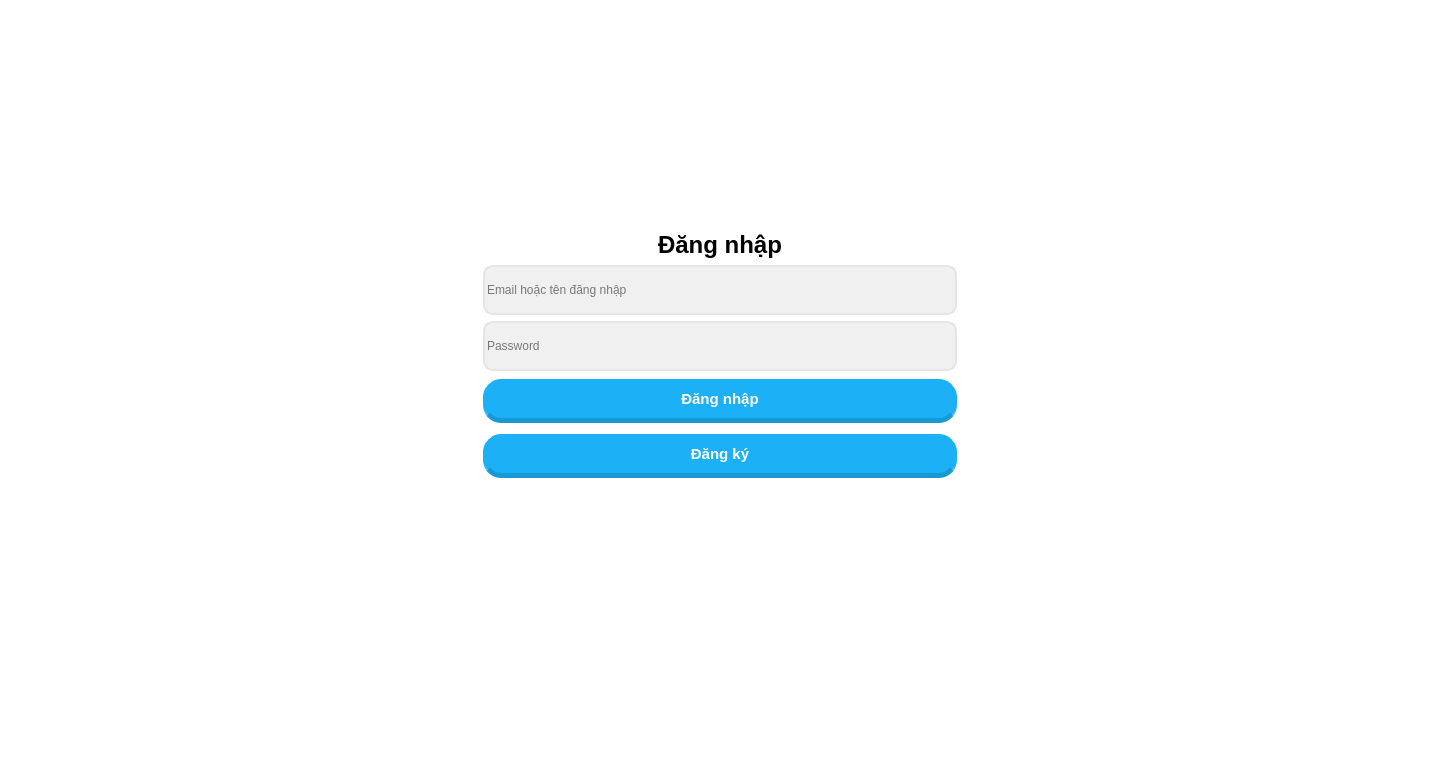
<?xml version="1.0" encoding="UTF-8"?>
<ui version="4.0">
 <class>MainWindow</class>
 <widget class="QMainWindow" name="MainWindow">
  <property name="geometry">
   <rect>
    <x>0</x>
    <y>0</y>
    <width>1440</width>
    <height>764</height>
   </rect>
  </property>
  <property name="sizePolicy">
   <sizepolicy hsizetype="Expanding" vsizetype="Expanding">
    <horstretch>0</horstretch>
    <verstretch>30</verstretch>
   </sizepolicy>
  </property>
  <property name="font">
   <font>
    <pointsize>18</pointsize>
   </font>
  </property>
  <property name="focusPolicy">
   <enum>Qt::NoFocus</enum>
  </property>
  <property name="windowTitle">
   <string>MainWindow</string>
  </property>
  <property name="styleSheet">
   <string notr="true"> background-color:rgb(255, 255, 255)</string>
  </property>
  <widget class="QWidget" name="centralwidget">
   <property name="minimumSize">
    <size>
     <width>1</width>
     <height>0</height>
    </size>
   </property>
   <property name="focusPolicy">
    <enum>Qt::ClickFocus</enum>
   </property>
   <layout class="QHBoxLayout" name="horizontalLayout_3">
    <item>
     <layout class="QHBoxLayout" name="horizontalLayout">
      <item>
       <spacer name="horizontalSpacer_2">
        <property name="orientation">
         <enum>Qt::Horizontal</enum>
        </property>
        <property name="sizeHint" stdset="0">
         <size>
          <width>40</width>
          <height>20</height>
         </size>
        </property>
       </spacer>
      </item>
      <item>
       <layout class="QVBoxLayout" name="verticalLayout">
        <item>
         <spacer name="verticalSpacer">
          <property name="orientation">
           <enum>Qt::Vertical</enum>
          </property>
          <property name="sizeHint" stdset="0">
           <size>
            <width>20</width>
            <height>40</height>
           </size>
          </property>
         </spacer>
        </item>
        <item alignment="Qt::AlignHCenter">
         <widget class="QLabel" name="concu">
          <property name="minimumSize">
           <size>
            <width>100</width>
            <height>100</height>
           </size>
          </property>
          <property name="maximumSize">
           <size>
            <width>100</width>
            <height>100</height>
           </size>
          </property>
          <property name="text">
           <string/>
          </property>
          <property name="pixmap">
           <pixmap>../assets/picture/concu.jpg</pixmap>
          </property>
          <property name="scaledContents">
           <bool>true</bool>
          </property>
          <property name="alignment">
           <set>Qt::AlignCenter</set>
          </property>
         </widget>
        </item>
        <item>
         <widget class="QLabel" name="label">
          <property name="font">
           <font>
            <pointsize>18</pointsize>
            <weight>75</weight>
            <italic>false</italic>
            <bold>true</bold>
           </font>
          </property>
          <property name="cursor">
           <cursorShape>ArrowCursor</cursorShape>
          </property>
          <property name="styleSheet">
           <string notr="true"/>
          </property>
          <property name="text">
           <string>Đăng nhập</string>
          </property>
          <property name="alignment">
           <set>Qt::AlignCenter</set>
          </property>
         </widget>
        </item>
        <item>
         <widget class="QLineEdit" name="lineEdit_user">
          <property name="minimumSize">
           <size>
            <width>50</width>
            <height>50</height>
           </size>
          </property>
          <property name="styleSheet">
           <string notr="true">background-color: #F0F0F0;border-radius: 10px; border: 2px solid #e5e5e5;</string>
          </property>
          <property name="text">
           <string/>
          </property>
          <property name="placeholderText">
           <string>Email hoặc tên đăng nhập</string>
          </property>
         </widget>
        </item>
        <item>
         <widget class="QLineEdit" name="lineEdit_pass">
          <property name="minimumSize">
           <size>
            <width>0</width>
            <height>50</height>
           </size>
          </property>
          <property name="styleSheet">
           <string notr="true">background-color: #F0F0F0;border-radius: 10px; border: 2px solid #e5e5e5;
</string>
          </property>
          <property name="echoMode">
           <enum>QLineEdit::Password</enum>
          </property>
          <property name="placeholderText">
           <string>Password</string>
          </property>
         </widget>
        </item>
        <item>
         <spacer name="verticalSpacer_3">
          <property name="orientation">
           <enum>Qt::Vertical</enum>
          </property>
          <property name="sizeType">
           <enum>QSizePolicy::Fixed</enum>
          </property>
          <property name="sizeHint" stdset="0">
           <size>
            <width>20</width>
            <height>2</height>
           </size>
          </property>
         </spacer>
        </item>
        <item>
         <layout class="QHBoxLayout" name="horizontalLayout_2">
          <property name="spacing">
           <number>0</number>
          </property>
         </layout>
        </item>
        <item>
         <widget class="QPushButton" name="btn_dang_nhap">
          <property name="styleSheet">
           <string notr="true">QPushButton {
    background-color: #1CB0F6;
    color: white;
    font-weight: 900;
    font-size: 15px;
    border: 1px solid #1CB0F6; /* Trị lỗi tàng hình trên Mac */
    border-bottom: 5px solid #1899D6; /* Đế 3D */
    border-radius: 18px;
    padding: 10px;
    margin-bottom: 5px;
}

/* Hiệu ứng khi rê chuột hoặc ấn (Đổi sang Xanh Lá) */
QPushButton:hover, QPushButton:pressed {
    background-color: #58CC02;
    border: 1px solid #58CC02;
    border-bottom: 5px solid #58A700;
    color: white;
}</string>
          </property>
          <property name="text">
           <string>Đăng nhập</string>
          </property>
         </widget>
        </item>
        <item>
         <widget class="QPushButton" name="btn_chuyen_trang">
          <property name="styleSheet">
           <string notr="true">QPushButton {
    background-color: #1CB0F6;
    color: white;
    font-weight: 900;
    font-size: 15px;
    border: 1px solid #1CB0F6; /* Trị lỗi tàng hình trên Mac */
    border-bottom: 5px solid #1899D6; /* Đế 3D */
    border-radius: 18px;
    padding: 10px;
    margin-bottom: 5px;
}

/* Hiệu ứng khi rê chuột hoặc ấn (Đổi sang Xanh Lá) */
QPushButton:hover, QPushButton:pressed {
    background-color: #58CC02;
    border: 1px solid #58CC02;
    border-bottom: 5px solid #58A700;
    color: white;
}</string>
          </property>
          <property name="text">
           <string>Đăng ký</string>
          </property>
         </widget>
        </item>
        <item>
         <spacer name="verticalSpacer_2">
          <property name="orientation">
           <enum>Qt::Vertical</enum>
          </property>
          <property name="sizeType">
           <enum>QSizePolicy::Fixed</enum>
          </property>
          <property name="sizeHint" stdset="0">
           <size>
            <width>20</width>
            <height>250</height>
           </size>
          </property>
         </spacer>
        </item>
       </layout>
      </item>
      <item>
       <spacer name="horizontalSpacer_3">
        <property name="orientation">
         <enum>Qt::Horizontal</enum>
        </property>
        <property name="sizeHint" stdset="0">
         <size>
          <width>148</width>
          <height>17</height>
         </size>
        </property>
       </spacer>
      </item>
     </layout>
    </item>
   </layout>
  </widget>
  <widget class="QStatusBar" name="statusbar"/>
 </widget>
 <resources/>
 <connections/>
</ui>
